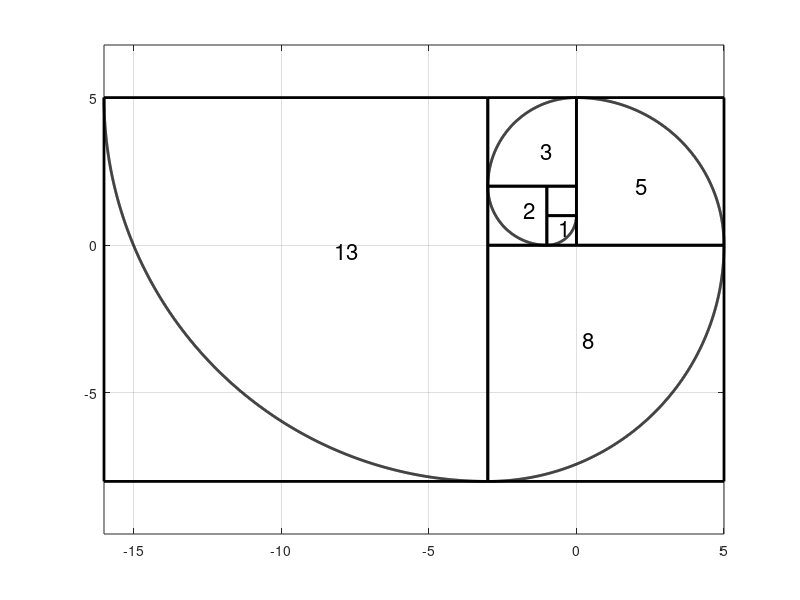

The MATLAB script that drew this image: (Note: this script raises an error after producing the figure.)
function makeGoldenSpiral
  function [y,b] = arc(x,r,th)
    y = [r * cos(th) + x(1); r * sin(th) + x(2)];
    b = [min(y,[],2), max(y,[],2)];
  end
  
  function plotArc(y,b)
    if ~isempty(b)
      plot([b(1,1),b(1,1),b(1,2),b(1,2),b(1,1)],[b(2,1),b(2,2),b(2,2),b(2,1),b(2,1)],'k','linewidth',2);
    end
    hold on;
    if ~isempty(y)
      plot(y(1,:),y(2,:),'k','linewidth',2);
      %      plot(y(1,end),y(2,end),'<');
    end
    hold off;
  end
  
  function goldenSpiral(n)
    fibb = [1,1];
    
    clf;
    y = [];
    b = [[-1;1],[0;2]];
    plotArc(y,b);
    dir = 0;
    endPoint = [0;1];
    for i = 1:n
      [y,b] = arc([0,0],fibb(i+1),linspace(0,-pi/2,fibb(i+1)*90));
      A = [cos(dir*pi/180), -sin(dir*pi/180); sin(dir*pi/180), cos(dir*pi/180)];
      y = A*y;
      startPoint = y(:,1);
      v = endPoint-startPoint;
      y = y+v*ones(1,size(y,2));
      b = A*b+v*ones(1,size(b,2));
      hold on
      plotArc(y,b);
      hold off
      endPoint = y(:,end);
      zero = v;
      one = A*fibb(i+1)*[1;-1]+v;
      p=.6;
      text(p*zero(1)+(1-p)*one(1),p*zero(2)+(1-p)*one(2),num2str(fibb(i+1)),'fontsize',16)
      fibb(end+1) = fibb(end-1)+fibb(end);
      dir = mod(dir-90,360);
    end
  end
  
  goldenSpiral(6);
  axis equal tight
  grid on
  ax = gca;
  xTicks = ax.XAxis.TickValues;
  yTicks = ax.YAxis.TickValues;
  ax.XAxis.TickValues = floor(min(xTicks)):ceil(max(xTicks));
  ax.YAxis.TickValues = floor(min(yTicks)):ceil(max(yTicks));
  ax.XTickLabel = cellfun(@(x) '',ax.XTickLabel,'UniformOutput', false);
  ax.YTickLabel = cellfun(@(x) '',ax.YTickLabel,'UniformOutput', false);
  export_fig('Fibonacci_spiral.pdf');
end
